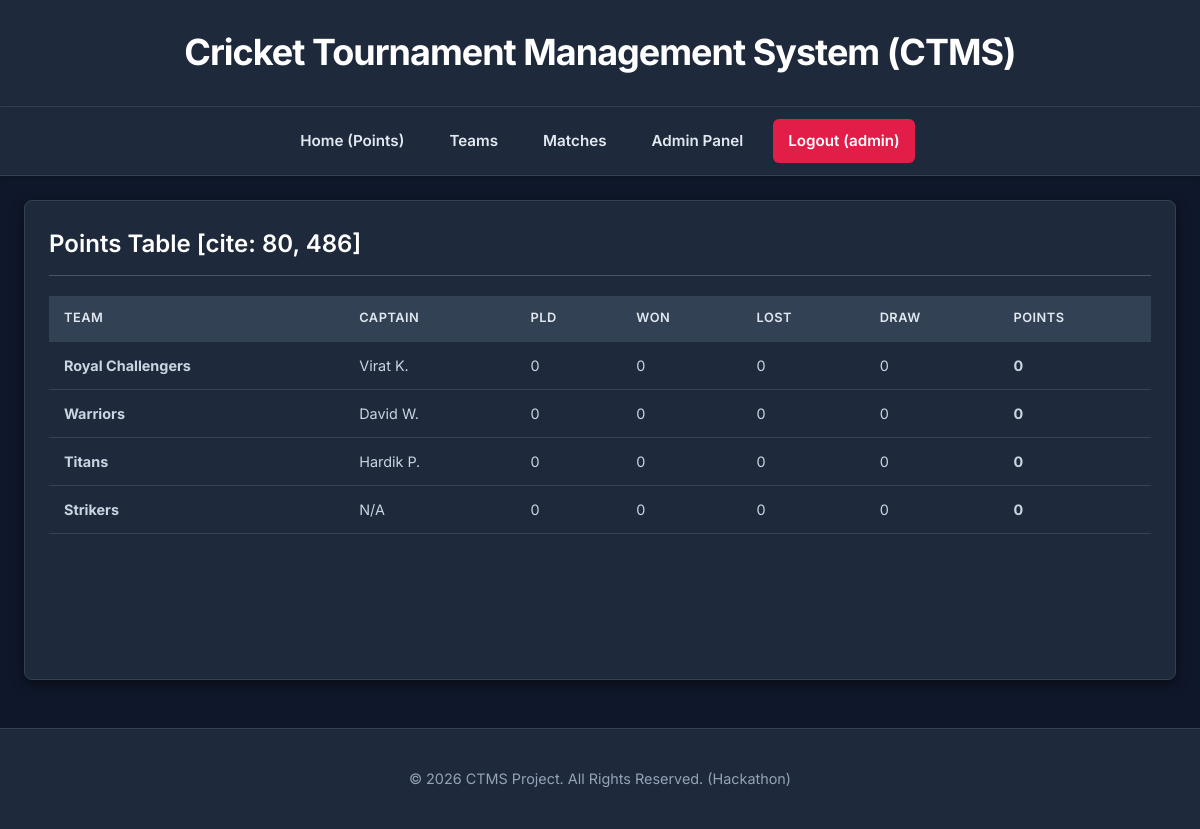
The page / (signed in) on the database its author committed.
### tables this page shows
CREATE TABLE `PLAYER` (
  `PlayerID` INT NOT NULL AUTO_INCREMENT,
  `PlayerName` VARCHAR(100) NOT NULL,
  `NoOfMatches` INT DEFAULT 0,
  `TeamID` INT NOT NULL,
  `RunsScored` INT DEFAULT 0,
  `NoOfSixes` INT DEFAULT 0,
  `StrikeRate` DECIMAL(5,2) DEFAULT 0.00,
  `NoOfWickets` INT DEFAULT 0,
  `Economy` DECIMAL(4,2) DEFAULT 0.00,
  `Best` VARCHAR(10) DEFAULT 'N/A',
  `NoOfFours` INT DEFAULT 0,
  PRIMARY KEY (`PlayerID`),
  CONSTRAINT `PLAYER_TeamID_FK` FOREIGN KEY (`TeamID`) REFERENCES `TEAM` (`TeamID`) ON DELETE CASCADE
);

CREATE TABLE `TEAM` (
  `TeamID` INT NOT NULL AUTO_INCREMENT,
  `TeamName` VARCHAR(100) NOT NULL,
  `TeamRank` INT DEFAULT 0,
  `NoOfDraws` INT DEFAULT 0,
  `NoOfWins` INT DEFAULT 0,
  `NoOfLosses` INT DEFAULT 0,
  `Points` INT DEFAULT 0,
  `ManagerID` INT NULL,
  `CaptainID` INT NULL,
  PRIMARY KEY (`TeamID`),
  UNIQUE KEY `TeamName_Unique` (`TeamName`)
);

### index.php (the view)
<?php
require_once 'includes/header.php';
$points_sql = "
    SELECT
        t.TeamName,
        (t.NoOfWins + t.NoOfLosses + t.NoOfDraws) AS Played,
        t.NoOfWins,
        t.NoOfLosses,
        t.NoOfDraws,
        t.Points,
        p.PlayerName AS CaptainName
    FROM
        TEAM t
    LEFT JOIN
        CAPTAIN c ON t.CaptainID = c.CaptainID
    LEFT JOIN
        PLAYER p ON c.PlayerID = p.PlayerID
    ORDER BY
        t.Points DESC
";
$points_result = $conn->query($points_sql);
?>
<div class="column" style="flex-basis: 100%;">
    <div class="card">
        <h2>Points Table [cite: 80, 486]</h2>
        <table>
            <thead>
                <tr>
                    <th>Team</th>
                    <th>Captain</th>
                    <th>Pld</th>
                    <th>Won</th>
                    <th>Lost</th>
                    <th>Draw</th>
                    <th>Points</th>
                </tr>
            </thead>
            <tbody>
                <?php
                if ($points_result->num_rows > 0) {
                    while($row = $points_result->fetch_assoc()) {
                        echo "<tr>";
                        echo "<td><strong>" . htmlspecialchars($row['TeamName']) . "</strong></td>";
                        echo "<td>" . htmlspecialchars($row['CaptainName'] ?? 'N/A') . "</td>";
                        echo "<td>" . htmlspecialchars($row['Played']) . "</td>";
                        echo "<td>" . htmlspecialchars($row['NoOfWins']) . "</td>";
                        echo "<td>" . htmlspecialchars($row['NoOfLosses']) . "</td>";
                        echo "<td>" . htmlspecialchars($row['NoOfDraws']) . "</td>";
                        echo "<td><strong>" . htmlspecialchars($row['Points']) . "</strong></td>";
                        echo "</tr>";
                    }
                } else {
                    echo "<tr><td colspan='7'>No teams found</td></tr>";
                }
                ?>
            </tbody>
        </table>
    </div>
</div>
<?php
require_once 'includes/footer.php';
?>

### assets/style.css (style rules this page uses)
body { font-family: 'Inter', -apple-system, BlinkMacSystemFont, "Segoe UI", Roboto, "Helvetica Neue", Arial, sans-serif; background-color: #0f172a; color: #cbd5e1; margin: 0; padding: 0; line-height: 1.6; }
.column { flex: 1; min-width: 320px; display: flex; flex-direction: column; gap: 24px; }
.card { background-color: #1e293b; border-radius: 8px; padding: 24px; box-shadow: 0 4px 12px rgba(0, 0, 0, 0.5); flex-grow: 1; border: 1px solid #334155; }
.card h2 { color: #FFFFFF; border-bottom: 1px solid #475569; padding-bottom: 12px; margin-top: 0; font-size: 1.5em; font-weight: 600; }
table { width: 100%; border-collapse: collapse; margin-top: 15px; }
table thead { background-color: #334155; }
table th, table td { padding: 12px 15px; text-align: left; border-bottom: 1px solid #334155; font-size: 0.9em; }
table th { color: #e2e8f0; font-weight: 600; text-transform: uppercase; font-size: 0.8em; letter-spacing: 0.5px; }
table tbody tr { transition: background-color 0.15s ease; }

### rows shown on the page
player: TeamID.TeamName "Royal Challengers", PlayerName "Virat K.", Played "0", TeamID.NoOfWins "0", TeamID.NoOfLosses "0", TeamID.NoOfDraws "0", TeamID.Points "0"
player: TeamID.TeamName "Warriors", PlayerName "David W.", Played "0", TeamID.NoOfWins "0", TeamID.NoOfLosses "0", TeamID.NoOfDraws "0", TeamID.Points "0"
player: TeamID.TeamName "Titans", PlayerName "Hardik P.", Played "0", TeamID.NoOfWins "0", TeamID.NoOfLosses "0", TeamID.NoOfDraws "0", TeamID.Points "0"
team: TeamName "Strikers", CaptainName "N/A", Played "0", NoOfWins "0", NoOfLosses "0", NoOfDraws "0", Points "0"

### other values the page prints
$_SESSION['username'] "admin"
